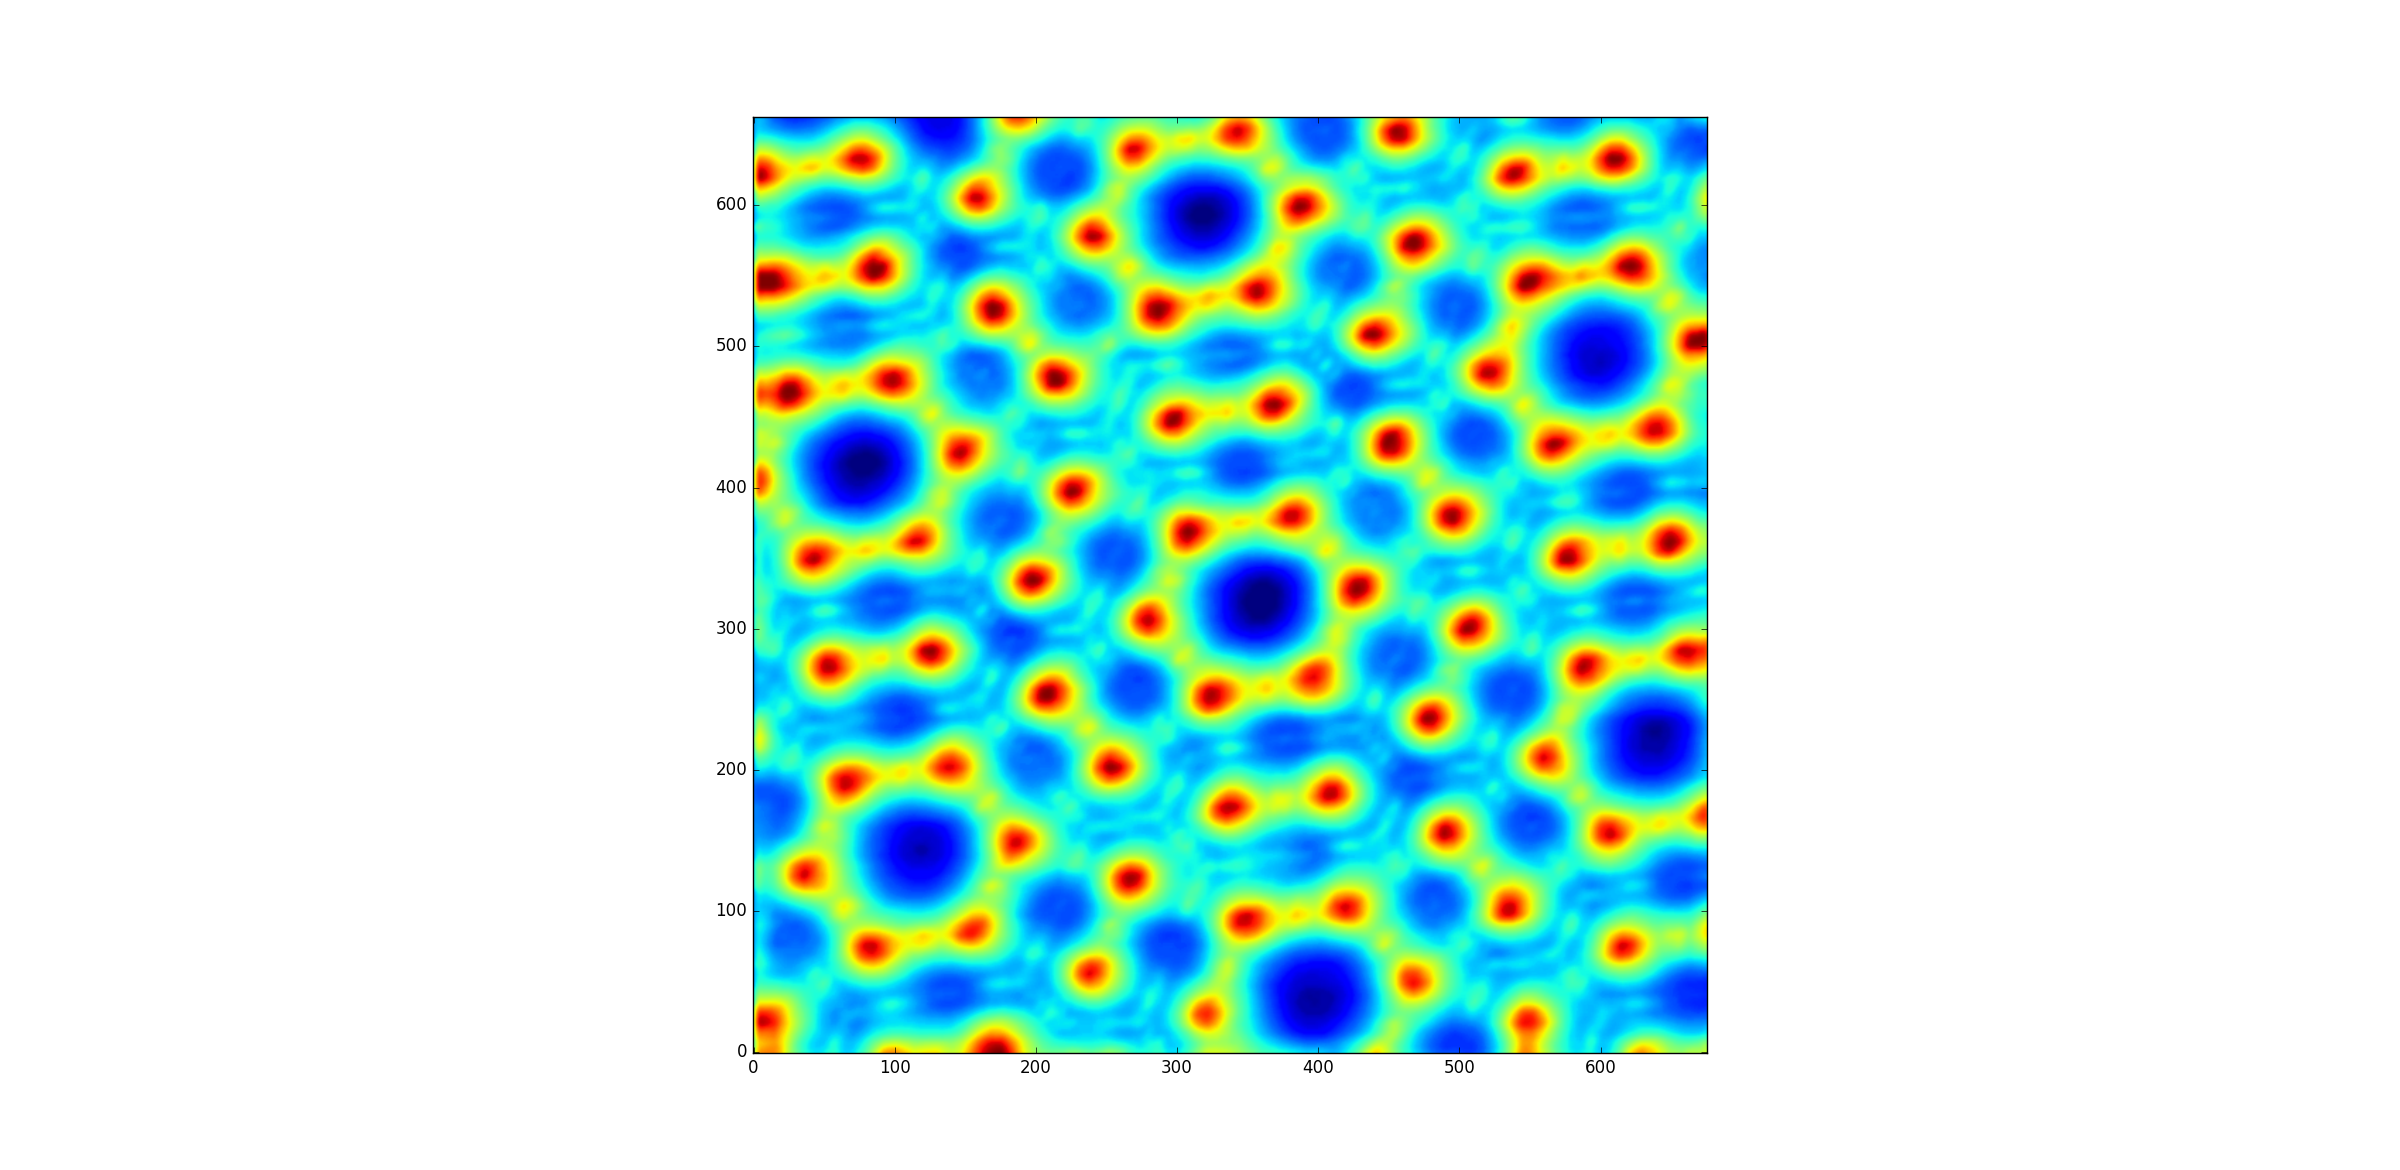

Recreate this plot in Python.
#import functions
from numpy import loadtxt
from pylab import imshow,show
#import data, then plot, then show
data=loadtxt("C:\\Users\\Aureliano\\Desktop\\stm.txt",float)
imshow(data,origin="lower")
show()
